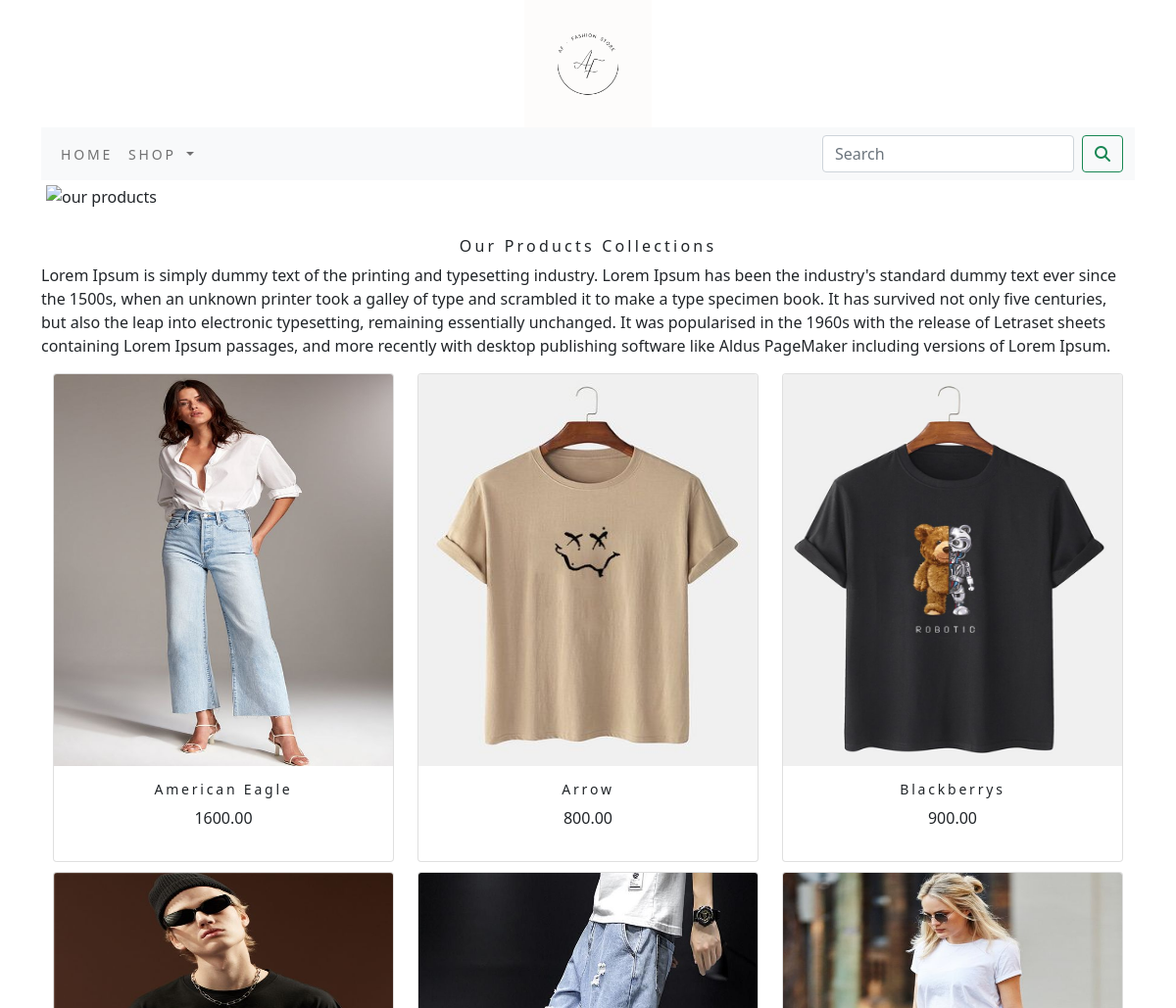
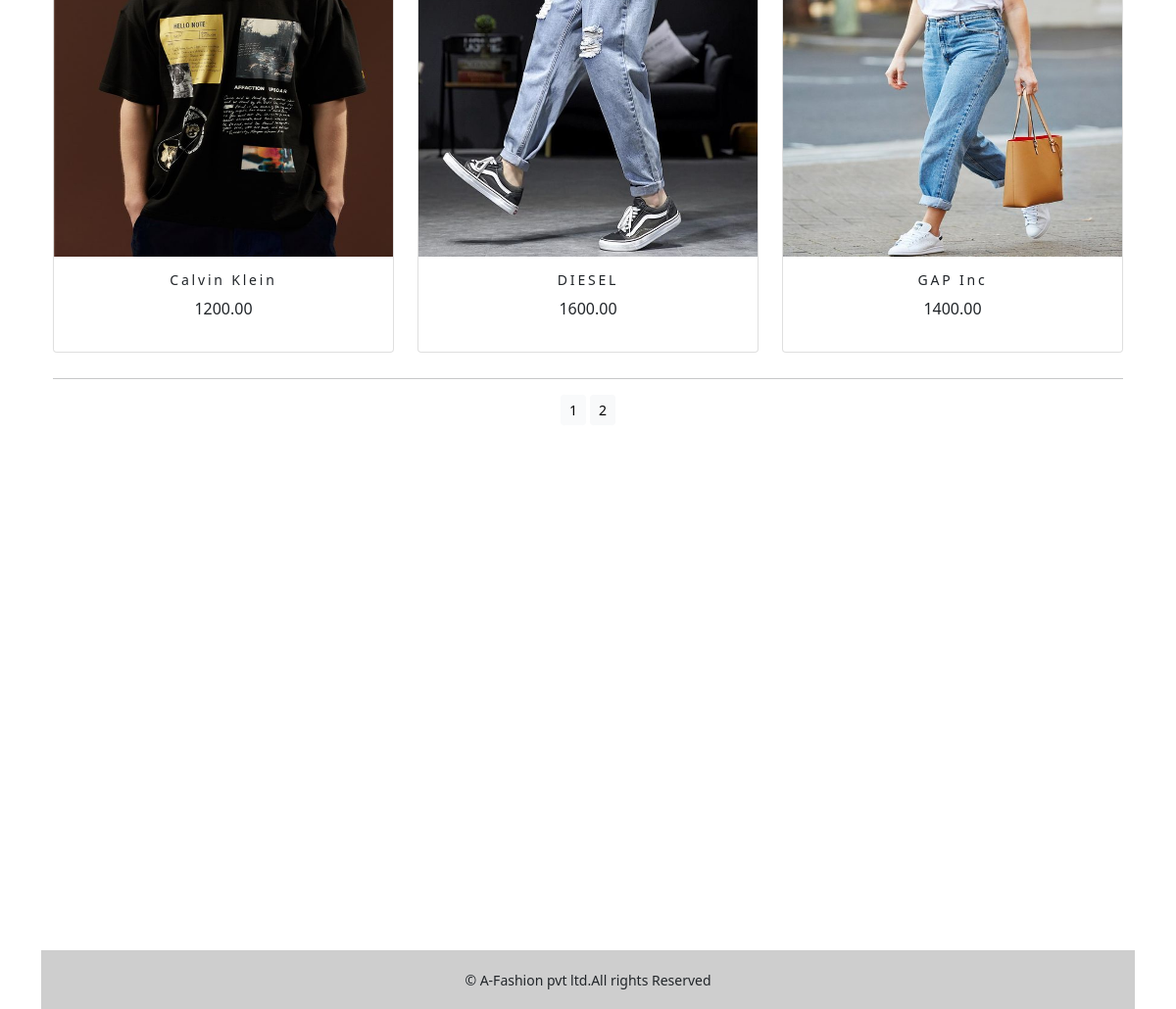
Screenshot of /abcapp/ with the database file from the repository (2 pictures, top to bottom).
### abcapp/models.py (models this page shows, shortened)
class product(models.Model):
    name=models.CharField(max_length=250,unique=True)
    slug=models.SlugField(max_length=250,unique=True)
    description=models.TextField(blank=True)
    price=models.DecimalField(max_digits=10,decimal_places=2)
    category=models.ForeignKey(category,on_delete=models.CASCADE)
    image = models.ImageField(upload_to='product', blank=True)
    stock=models.IntegerField()
    available=models.BooleanField(default=True)
    created=models.DateTimeField(auto_now_add=True)
    updated=models.DateTimeField(auto_now=True)
    def get_url(self):
        return reverse('abcapp:prodCatdetail',args=[self.category.slug,self.slug])
    class Meta:
        ordering = ('name',)
        verbose_name = 'product'
        verbose_name_plural = 'product'

### abcapp/views.py (the view)
# urls.py: path('',views.allProductCat,name='allProductCat'),
def allProductCat(request,c_slug=None):
    c_page=None
    products_list=None
    if c_slug!=None:
        c_page=get_object_or_404(category,slug=c_slug)
        products_list=product.objects.all().filter(category=c_page,available=True)
    else:
        products_list=product.objects.all().filter(available=True)
    paginator=Paginator(products_list,6)
    try:
        page=int(request.GET.get('page','1'))
    except:
        page=1
    try:
        products=paginator.page(page)
    except (EmptyPage,InvalidPage):
        products=paginator.page(paginator.num_pages)
    return render(request,"category.html",{'category':c_page,'products':products})

### abcapp/context_processors.py (called while the page is built)
def menu_links(request):
    links=category.objects.all()
    return dict(links=links)

### abcapp/models.py (called while the page is built)
    def get_url(self):
        return  reverse('abcapp:products_by_cat',args=[self.slug])

### cart/context_processors.py (called while the page is built)
def counter(request):
    item_count=0
    if 'admin' in request.path:
        return {}
    else:
        try:
            cart=Cart.objects.filter(cart_id=_cart_id(request))
            car_items=CartItem.objects.all().filter(cart=cart[:1])
            for cart_item in car_items:
                item_count += cart_item.quantity
        except Cart.DoesNotExist:
            item_count =0
    return  dict(item_count=item_count)

### cart/views.py (called while the page is built)
def _cart_id(request):
    cart = request.session.session_key
    if not cart:
        cart = request.session.create()
    return cart

### templates/category.html (shortened to what this page needs)
{% extends 'base.html' %}
{% load static %}
{% block content %}
<div class="mx_auto">
    {% if category %}
    <img class="my_image" src="{{category.image.url}}" alt="{{category.name}}" >
</div>
    <br>
<div>
    <h1 class="text-center my_title">{{category.name}}</h1>
    <p class="text-justify">{{category.description}}</p>
</div>
{% else %}
<div>
    <img class="my_image my_image_padding" src="{% static 'img/banner.png' %}" alt="our products" height="30px" width="130px">
</div>
<br>
<div>
    <h1 class="text-center my_title"> Our Products Collections</h1>
    <p class="text-justify">Lorem Ipsum is simply dummy text of the printing and typesetting industry.
        Lorem Ipsum has been the industry's standard dummy text ever since the 1500s,
        when an unknown printer took a galley of type and scrambled it to make a type
        specimen book. It has survived not only five centuries, but also the leap into
        electronic typesetting, remaining essentially unchanged. It was popularised in
        the 1960s with the release of Letraset sheets containing Lorem Ipsum passages,
        and more recently with desktop publishing software like Aldus PageMaker including
        versions of Lorem Ipsum.</p>
</div>
   {% endif %}
<div class="container">
    <div class="row mx_auto">
        {% for product in products.object_list %}
        <div class="my_bottom_margin col-9 col-sm-12 col-md-4 xol-lg-4" >
            <div class="card text-center" style="min-width:18rem;">
                <a href="{{product.get_url}}"><img class="card-img-top my_image" src="{{product.image.url}}" alt="{{product.name}}" height="200px"> </a>
                <div class="card-body">
                    <h4> {{product.name}} </h4>
                    <p>{{product.price}}</p>
                </div>
            </div>
        </div>
        {% endfor %}
    </div>
    <div class="mx-auto">
        {% if products.paginator.num_pages > 1 %}
       <hr>
        <div class="text-center">
            {% for pg in products.paginator.page_range %}
            <a href="?page={{pg}}" class="btn btn-light btn-sm {% if products.number == pg %} active {% endif %}"}>{{pg}}</a>
            {% endfor %}
        </div>
         {% endif %}
    </div>
    <br>
</div>
{% endblock %}

### templates/base.html (shortened to what this page needs)
{% load static %}
<!DOCTYPE html>
<html lang="en">
<head>
    <link rel="stylesheet" href="{% static 'css/custom.css' %}">
    <link href="{% static 'css/bootstrap.min.css' %}" rel="stylesheet">
</head>
<body>
<div class="container">
{% include 'header.html' %}
{% include 'navbar.html' %}
{% block content %}
{% endblock %}
   </div>
{% include 'footer.html' %}
</body>
</html>

### templates/header.html
{% load static %}
<header>
  <center>
    <a href="{%url 'abcapp:allProductCat' %}"></a><img src="{% static 'img/logo.png' %}" alt="logimage" width="130px" height="130px">
  </center>
</header>

### templates/navbar.html (shortened to what this page needs)
<nav class="navbar navbar-expand-lg navbar-light bg-light">
  <div class="container-fluid">
    <div class="collapse navbar-collapse" id="navbarSupportedContent">
      <ul class="navbar-nav me-auto mb-2 mb-lg-0">
        <li class="nav-item">
          <a class="nav-link" href="{% url 'abcapp:allProductCat' %}">Home</a>
        </li>
        <li class="nav-item dropdown {% if 'abcapp' in request.path %} active {% endif %}">
          <a class="nav-link dropdown-toggle" href="#" id="navbarDropdown" role="button" data-bs-toggle="dropdown" aria-expanded="false">
            Shop
          </a>
        </li>
      </ul>
      <form class="d-flex" action="{% url 'search_app:SearchResult' %}" method="get">
        <input class="form-control me-2" type="search" placeholder="Search" name="q" aria-label="Search">
        <button class="btn btn-outline-success" type="submit"><i class="fa fa-search" ></i></button>
      </form>
    </div>
  </div>
</nav>

### templates/footer.html
<div class="footer navbar-fixed-bottom my_footer abc_qw">
    <p class="text-center ">&copy; A-Fashion pvt ltd.All rights Reserved </p>
</div>

### abcapp/static/css/custom.css (style rules this page uses)
body { font-family: 'Roboto', sans-serif; }
.nav-item { letter-spacing : .2em; font-size :14px; text-transform :uppercase; }
.my_footer { background-color:#CECECE; height:60px; }
.abc_qw { margin-top:32rem; }
.my_footer p { padding-top:20px; font-size:14px; }
.my_image { width:1200px; height:400px; }
.my_title { font-size:16px; text_transform:uppercase; letter-spacing: .2em; }
.my_image_padding { padding:5px; }
.my_bottom_margin { margin-bottom:10px; }
.card-body h4 { font-size:14px; text_transform:uppercase; letter-spacing: .2em; }

### rows the page displays
product: image (picture), name "American Eagle", price "1600.00"
product: image (picture), name "Arrow", price "800.00"
product: image (picture), name "Blackberrys", price "900.00"
product: image (picture), name "Calvin Klein", price "1200.00"
product: image (picture), name "DIESEL", price "1600.00"
product: image (picture), name "GAP Inc", price "1400.00"

### other values shown
{{ pg }} "1" "2"
